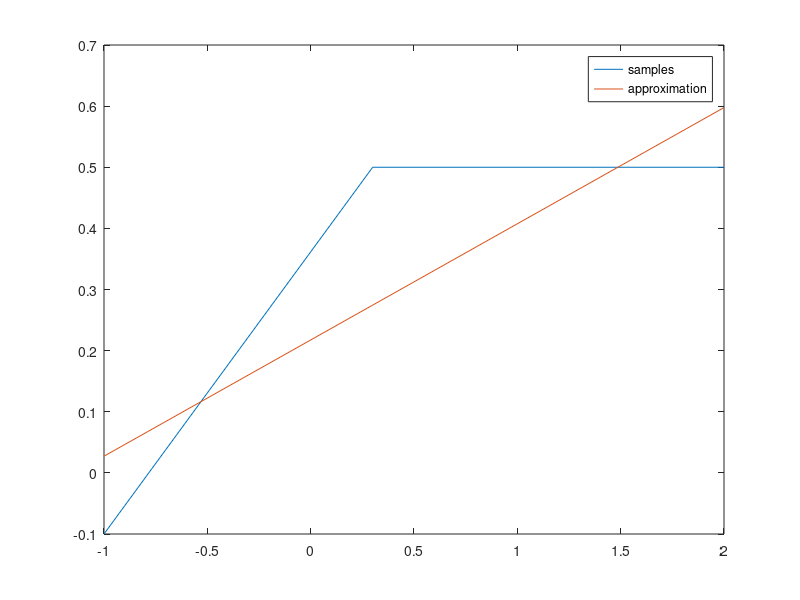
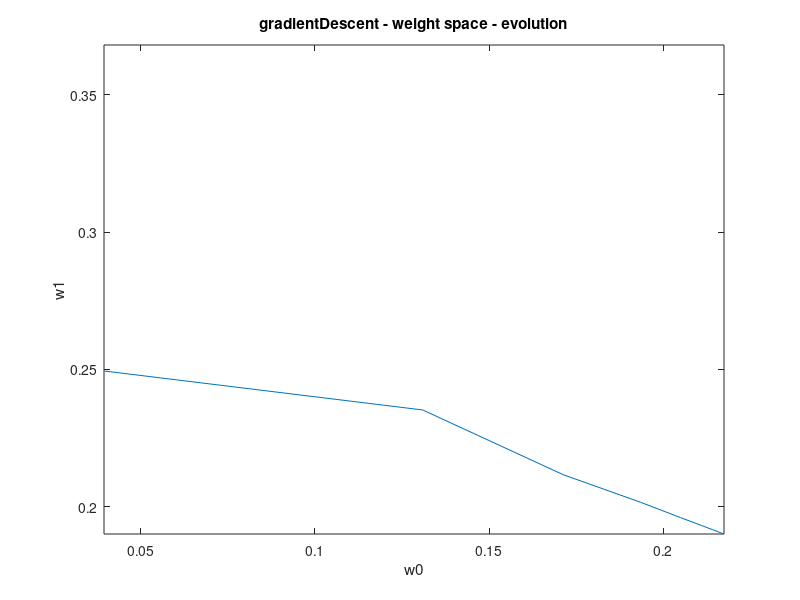
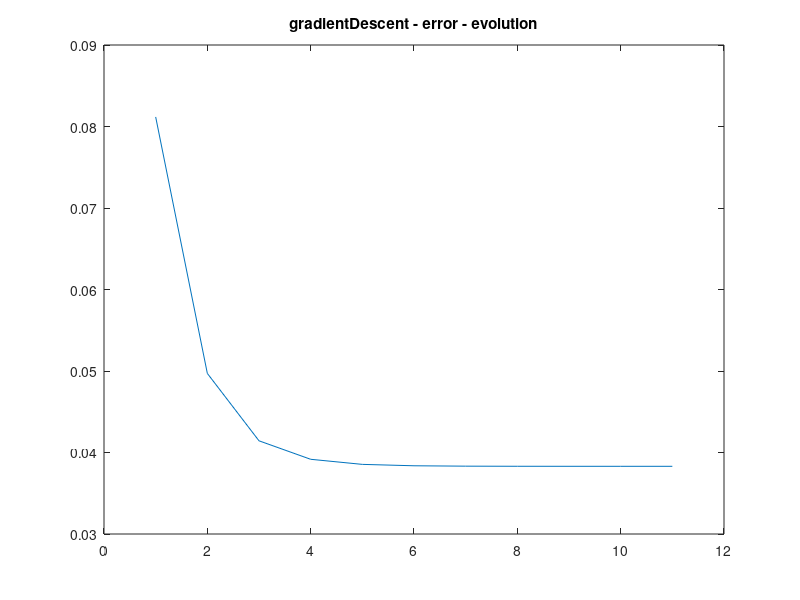
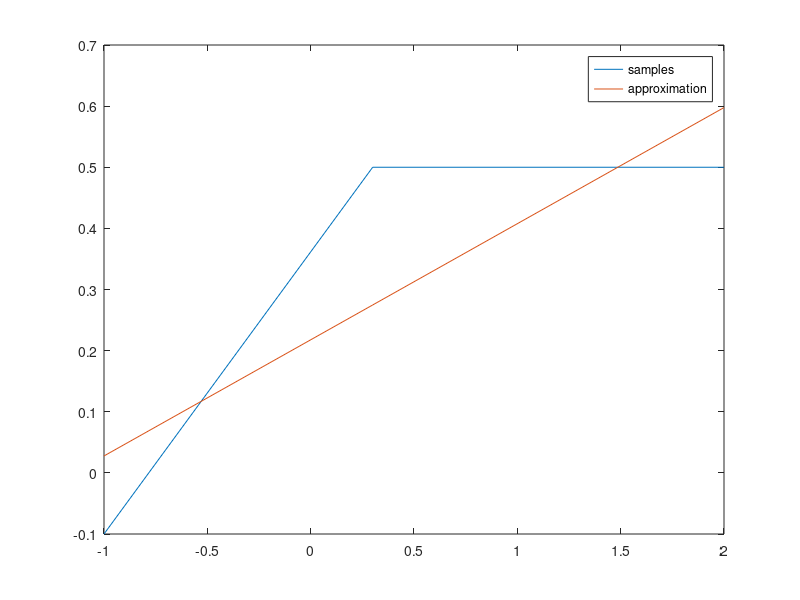

The MATLAB source for these figures, in order:
#! /usr/bin/octave -qf

#
# Here we are comparing 3 different learning algorithms,
# demonstrated on a simple perceptron.
# i)   gradient decsent
# ii)  line-search
# iii) conjugate gradient descent
#


# X' = transposed(X)


# Weight vector: w[0=>threshold, 1=>input-weight]
global wInit = 0.5;
global w = [0.0; 0.0]

# Output vector: t[trainingSampleId]
global t = [-0.1, 0.5, 0.5]

# Input matrix: X[trainingSampleId][0=>bias, 1=>input]
global input = [-1.0, 0.3, 2.0]
global X = [1.0, 1.0, 1.0; input]


global ErrorStop = 0.1;

# the training error
function _Error = Error()
	global X
	global w
	global t
	_Error = 0.5 * sumsq(w' * X - t);
endfunction

# H = 2XX'
function _H = H()
	global X
	_H = 2 * X * X';
endfunction

# Returns the gradient for the current error
function _gradient = gradient()
	global w
	global X
	global t
	b = -2 * X * t';
	_gradient = H() * w + b;
endfunction

#################################

global w0
global w1
global e

function learn_init()
	global wInit;
	global w;
	global w0;
	global w1;
	global e;

	w(1) = unifrnd(-wInit, wInit);
	w(2) = unifrnd(-wInit, wInit);

	# save w0/1 for plotting
	w0 = [w(1)];
	w1 = [w(2)];

	e  = [Error()];
endfunction

# 5.1.a Gradient Descent
function learn_gradientDescent()
	global w;
	global w0;
	global w1;
	global e;

	iterations = 10;
	rate = 0.1;
	for i = 1:iterations
		g = gradient();
		w = w - rate * g;
		w0(end+1) = w(1);
		w1(end+1) = w(2);
		e(end+1)  = Error();
	endfor
endfunction

# 5.1.b Line search
function learn_lineSearch()
	global w;
	global w0;
	global w1;
	global e;

	iterations = 15;
	for i = 1:iterations
		g = gradient();
		alpha = - (g' * g) / (g' * H() * g);
		w = w + alpha * g;
		w0(end+1) = w(1);
		w1(end+1) = w(2);
		e(end+1)  = Error();
	endfor
endfunction

# 5.1.c Conjugate Gradient
function learn_conjugateGradient()
	global w;
	global w0;
	global w1;
	global e;
	global ErrorStop;

	gold = gradient();
	w = -gold;
	d = -gold;
	iterations = 2;
	for i = 1:iterations
		alpha = -(d' * gold) / (d' * H() * d);
		w = w + alpha * d;
		gnew = gradient();
		if (1 == 0)
			break;
		endif
		beta = -(gnew' * gnew) / (gold' * gold);
		d = gnew + beta * d;
		gold = gnew;

		w0(end+1) = w(1);
		w1(end+1) = w(2);
		e(end+1)  = Error();
		if (e(end) < ErrorStop)
			break;
		endif
	endfor
endfunction


function plotLearningResults(methodName)
	global input;
	global X;
	global t;
	global w;
	global w0;
	global w1;
	global e;

	# Plot the samples vs the approximation
	output = t
	approxOutput = w' * X
	title(strcat(methodName, " - target space - samples and approximation"))
	plot(input, [output; approxOutput])
	legend(["samples"; "approximation"]);
	print(strcat(methodName, "_approximation.png"), "-dpng")

	# Plot the weights evolution over the iteration steps
	plot(w0, w1)
	title(strcat(methodName, " - weight space - evolution"))
	xlabel("w0");
	ylabel("w1");
	w0Min = min(w0)
	w0Max = max(w0)
	w0Scale = w0Max - w0Min
	w1Min = min(w1)
	w1Max = max(w1)
	w1Scale = w1Max - w1Min
	wScaleMax = max([w0Scale, w1Scale])
	w0Max = w0Min + wScaleMax
	w1Max = w1Min + wScaleMax
	axis([w0Min w0Max w1Min w1Max])
	print(strcat(methodName, "_weightsEvolution.png"), "-dpng")

	# Plot the error evolution over the iteration steps
	plot(e)
	title(strcat(methodName, " - error - evolution"))
	print(strcat(methodName, "_errorsEvolution.png"), "-dpng")
endfunction


learn_init()
learn_gradientDescent()
plotLearningResults("gradientDescent")

learn_init()
learn_lineSearch()
plotLearningResults("lineSearch")

learn_init()
learn_conjugateGradient()
plotLearningResults("conjugateGradient")
